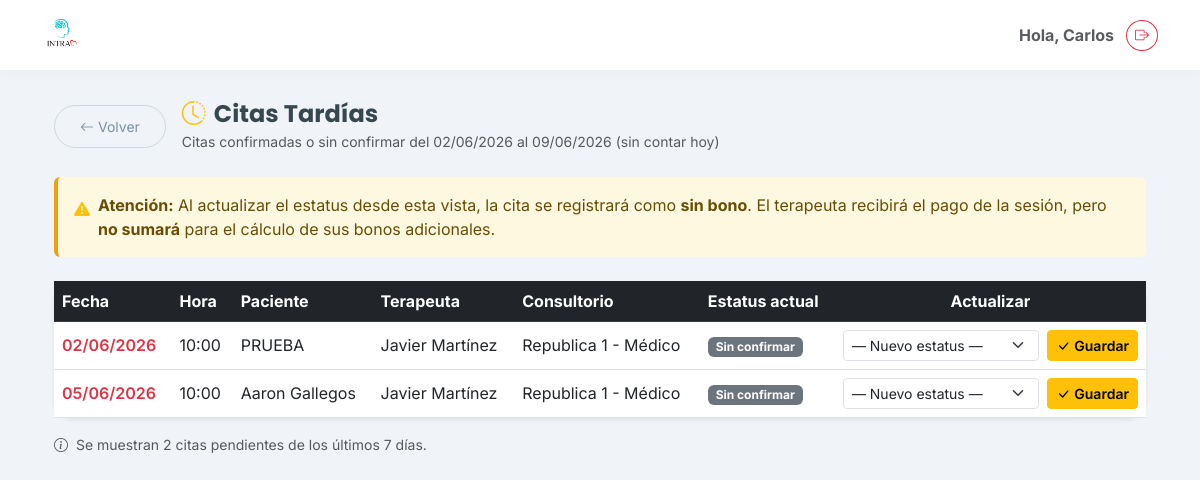
/citas/tardias/ (signed in), run on the app's committed database.
### clinica/models.py (models this page shows, shortened)
class Cita(models.Model):
    ESTATUS_CONFIRMADA = 'confirmada'
    ESTATUS_SIN_CONFIRMAR = 'sin_confirmar'
    ESTATUS_REAGENDO = 'reagendo'
    ESTATUS_CANCELO = 'cancelo'
    ESTATUS_SI_ASISTIO = 'si_asistio'
    ESTATUS_NO_ASISTIO = 'no_asistio'
    ESTATUS_INCIDENCIA = 'incidencia'
    ESTATUS_CHOICES = [
        (ESTATUS_CONFIRMADA, 'Confirmada'),
        (ESTATUS_SIN_CONFIRMAR, 'Sin confirmar'),
        (ESTATUS_REAGENDO, 'Reagendo'),
        (ESTATUS_CANCELO, 'Cancelo'),
        (ESTATUS_SI_ASISTIO, 'Si asistio'),
        (ESTATUS_NO_ASISTIO, 'No asistio'),
        (ESTATUS_INCIDENCIA, 'Incidencia'),
    ]
    ESTATUS_ACTIVOS = (
        ESTATUS_CONFIRMADA,
        ESTATUS_SIN_CONFIRMAR,
        ESTATUS_INCIDENCIA,
    )
    TIPO_NUEVO = 'N'
    TIPO_REFERIDO = 'R'
    TIPO_SEGUIMIENTO = 'S'
    TIPO_CRISIS = 'C'
    TIPO_PACIENTE_CHOICES = [
        (TIPO_NUEVO, 'Nuevo'),
        (TIPO_REFERIDO, 'Referido'),
        (TIPO_SEGUIMIENTO, 'Seguimiento'),
        (TIPO_CRISIS, 'Crisis'),
    ]
    PAGO_CHOICES = [
        ('Terminal', 'Terminal'),
        ('Transferencia', 'Transferencia'),
        ('Efectivo', 'Efectivo'),
        ('Pase', 'Pase'),
    ]
    paciente = models.ForeignKey(Paciente, on_delete=models.CASCADE, related_name='citas')
    pacientes_adicionales = models.ManyToManyField(
        Paciente,
        blank=True,
        related_name='citas_como_adicional',
    )
    expediente_grupal = models.ForeignKey(
        'ExpedienteGrupal',
        on_delete=models.SET_NULL,
        null=True,
        blank=True,
        related_name='citas',
    )
    fecha = models.DateField()
    hora = models.TimeField()
    tipo_paciente = models.CharField(
        max_length=1,
        choices=TIPO_PACIENTE_CHOICES,
        default=TIPO_SEGUIMIENTO,
    )
    division = models.ForeignKey(Division, on_delete=models.SET_NULL, null=True)
    consultorio = models.ForeignKey(Consultorio, on_delete=models.SET_NULL, null=True)
    servicio = models.ForeignKey(Servicio, on_delete=models.SET_NULL, null=True)
    terapeuta = models.ForeignKey(Terapeuta, on_delete=models.SET_NULL, null=True)
    costo = models.DecimalField(max_digits=10, decimal_places=2, null=True, blank=True)
    metodo_pago = models.CharField(
        max_length=50,
        choices=PAGO_CHOICES,
        null=True,
        blank=True,
    )
    estatus = models.CharField(
        max_length=20,
        choices=ESTATUS_CHOICES,
        default=ESTATUS_SIN_CONFIRMAR,
    )
    folio_fiscal = models.CharField(max_length=100, blank=True, null=True)
    notas = models.TextField(blank=True, null=True)
    sin_bono = models.BooleanField(
        default=False,
        help_text="Si True, la cita se paga al terapeuta pero no suma para el cálculo de bonos adicionales.",
    )
    tiene_descuento = models.BooleanField(
        null=True, blank=True,
        help_text="Indica si el paciente tiene descuento / estudio socioeconómico activo al momento de la cita."
    )
    class Meta:
        verbose_name = "Cita"
        verbose_name_plural = "Citas"
        ordering = ['-fecha', '-hora']

class Paciente(models.Model):
    TIPO_CONTACTO_CHOICES = [
        ('propio', 'Propio'),
        ('madre', 'Madre'),
        ('padre', 'Padre'),
        ('pareja', 'Pareja'),
        ('otro', 'Otro'),
    ]
    SEXO_CHOICES = [
        ('Femenino', 'Femenino'),
        ('Masculino', 'Masculino'),
    ]
    usuario = models.OneToOneField(User, on_delete=models.SET_NULL, null=True, blank=True, related_name='perfil_paciente')
    nombre = models.CharField(max_length=200, verbose_name="Nombre Completo")
    fecha_nacimiento = models.DateField(verbose_name="Fecha de Nacimiento")
    nombre_normalizado = models.CharField(max_length=200, blank=True, editable=False)
    sexo = models.CharField(
        max_length=20,
        choices=SEXO_CHOICES,
        default='Femenino',
        verbose_name="Sexo"
    )
    telefono = models.CharField(max_length=20, verbose_name="Teléfono (WhatsApp)")
    identidad_contacto = models.CharField(max_length=20, choices=TIPO_CONTACTO_CHOICES, default='propio')
    servicio_inicial = models.ForeignKey('Servicio', on_delete=models.SET_NULL, null=True, verbose_name="Servicio Inicial")
    consentimiento_firmado = models.FileField(upload_to='documentos/', blank=True, null=True)
    estudio_socioeconomico = models.FileField(upload_to='documentos/', blank=True, null=True)
    apertura_expediente = models.FileField(upload_to='documentos/', blank=True, null=True)
    resumen_clinico = models.TextField(blank=True, null=True)
    empresa = models.ForeignKey(
        'Empresa', on_delete=models.SET_NULL, null=True, blank=True,
        related_name='pacientes'
    )
    division = models.ForeignKey(
        'Division', on_delete=models.SET_NULL, null=True, blank=True,
        related_name='pacientes', verbose_name='División'
    )
    pacientes_relacionados = models.ManyToManyField('self', blank=True, symmetrical=True)
    enlace_resultados = models.URLField(blank=True, null=True)
    fecha_registro = models.DateTimeField(auto_now_add=True)
    def __str__(self):
        return self.nombre
    class Meta:
        verbose_name = "Paciente"
        verbose_name_plural = "Pacientes"

class Terapeuta(models.Model):
    usuario = models.OneToOneField(User, on_delete=models.SET_NULL, null=True, blank=True, related_name='perfil_terapeuta')
    nombre = models.CharField(max_length=100)
    activo = models.BooleanField(default=True)
    def __str__(self):
        return self.nombre

class Consultorio(models.Model):
    SEDE_CHOICES = [
        ('republica',      'República'),
        ('morelos',        'Morelos'),
        ('colinas',        'Colinas'),
        ('trabajo_social', 'Trabajo Social'),
        ('zoom',           'Zoom / Online'),
        ('externo',        'Externo'),
    ]
    nombre = models.CharField(max_length=100)
    sede   = models.CharField(max_length=20, choices=SEDE_CHOICES, null=True, blank=True)
    activo = models.BooleanField(default=False)
    def __str__(self):
        return self.nombre

### clinica/views.py (the view, shortened to what this page needs)
# urls.py: path('citas/tardias/', clinica_views.citas_tardias, name='citas_tardias'),
@login_required
def citas_tardias(request):
    if not (request.user.is_staff or request.user.is_superuser):
        return redirect('home')
    hoy = date.today()
    desde = hoy - timedelta(days=7)
    ESTATUS_VALIDOS = {
        Cita.ESTATUS_SI_ASISTIO:    'Si asistió',
        Cita.ESTATUS_NO_ASISTIO:    'No asistió',
        Cita.ESTATUS_CANCELO:       'Canceló',
        Cita.ESTATUS_INCIDENCIA:    'Incidencia',
    }
    citas_qs = (
        Cita.objects
        .filter(
            fecha__gte=desde,
            fecha__lt=hoy,
            estatus__in=[Cita.ESTATUS_CONFIRMADA, Cita.ESTATUS_SIN_CONFIRMAR],
        )
        .select_related('paciente', 'terapeuta', 'consultorio')
        .order_by('fecha', 'hora')
    )
    return render(request, 'clinica/citas_tardias.html', {
        'citas': citas_qs,
        'estatus_opciones': ESTATUS_VALIDOS,
        'desde': desde,
        'hoy': hoy,
    })

### clinica/templates/clinica/citas_tardias.html (shortened to what this page needs)
{% extends 'clinica/base.html' %}
{% block content %}
<div class="container mt-4 mb-5">
    <div class="d-flex align-items-center gap-3 mb-4">
        <a href="{% url 'home' %}" class="btn btn-outline-secondary btn-sm">
            <i class="bi bi-arrow-left me-1"></i>Volver
        </a>
        <div>
            <h4 class="mb-0 fw-bold">
                <i class="bi bi-clock-history me-2 text-warning"></i>Citas Tardías
            </h4>
            <small class="text-muted">
                Citas confirmadas o sin confirmar del {{ desde|date:"d/m/Y" }} al {{ hoy|date:"d/m/Y" }} (sin contar hoy)
            </small>
        </div>
    </div>
    <div class="alert alert-warning border-0 d-flex gap-2 align-items-start mb-4" style="background:#fff8e1; border-left:4px solid #f59e0b !important; border-left-style:solid !important;">
        <i class="bi bi-exclamation-triangle-fill text-warning mt-1"></i>
        <div>
            <strong>Atención:</strong> Al actualizar el estatus desde esta vista, la cita se registrará
            como <strong>sin bono</strong>. El terapeuta recibirá el pago de la sesión, pero
            <strong>no sumará</strong> para el cálculo de sus bonos adicionales.
        </div>
    </div>
    {% if citas %}
    <div class="card border-0 shadow-sm">
        <div class="card-body p-0">
            <div class="table-responsive">
                <table class="table table-hover align-middle mb-0">
                    <thead class="table-dark">
                        <tr>
                            <th>Fecha</th>
                            <th>Hora</th>
                            <th>Paciente</th>
                            <th>Terapeuta</th>
                            <th>Consultorio</th>
                            <th>Estatus actual</th>
                            <th class="text-center">Actualizar</th>
                        </tr>
                    </thead>
                    <tbody>
                        {% for cita in citas %}
                        <tr>
                            <td class="fw-semibold text-danger">{{ cita.fecha|date:"d/m/Y" }}</td>
                            <td>{{ cita.hora|time:"H:i" }}</td>
                            <td>{{ cita.paciente }}</td>
                            <td>{{ cita.terapeuta|default:"—" }}</td>
                            <td>{{ cita.consultorio|default:"—" }}</td>
                            <td>
                                {% if cita.estatus == 'confirmada' %}
                                    <span class="badge bg-success">Confirmada</span>
                                {% else %}
                                    <span class="badge bg-secondary">Sin confirmar</span>
                                {% endif %}
                            </td>
                            <td>
                                <form method="post" class="d-flex gap-2 align-items-center justify-content-center">
                                    <select name="estatus" class="form-select form-select-sm" style="min-width:150px;" required>
                                        <option value="">— Nuevo estatus —</option>
                                    </select>
                                    <button type="submit" class="btn btn-sm btn-warning fw-semibold text-nowrap">
                                        <i class="bi bi-check-lg me-1"></i>Guardar
                                    </button>
                                </form>
                            </td>
                        </tr>
                        {% endfor %}
                    </tbody>
                </table>
            </div>
        </div>
    </div>
    <p class="text-muted mt-3 small">
        <i class="bi bi-info-circle me-1"></i>
        Se muestran {{ citas|length }} cita{{ citas|length|pluralize }} pendiente{{ citas|length|pluralize }} de los últimos 7 días.
    </p>
    {% endif %}
</div>
{% endblock %}

### clinica/templates/clinica/base.html (shortened to what this page needs)
{% load static %}
<!DOCTYPE html>
<html lang="es">
<head>
    <link href="https://cdn.jsdelivr.net/npm/bootstrap@5.3.0/dist/css/bootstrap.min.css" rel="stylesheet">
    <link rel="stylesheet" href="https://cdn.jsdelivr.net/npm/bootstrap-icons@1.10.5/font/bootstrap-icons.css">
</head>
<body>
    <nav class="navbar navbar-expand-lg fixed-top">
        <div class="container">
            <a class="navbar-brand d-flex align-items-center" href="{% url 'home' %}">
               <img src="{% static 'clinica/images/logo.png' %}" alt="Logo INTRA" class="me-2">
            </a>
            <div class="d-flex align-items-center gap-2">
                <span class="me-1 text-muted fw-bold d-none d-md-block">
                    Hola, {{ user.username|title }}
                </span>
<form action="{% url 'logout' %}" method="post">
                    <button type="submit" class="btn btn-outline-danger btn-sm rounded-circle" title="Cerrar Sesión">
                        <i class="bi bi-box-arrow-right"></i>
                    </button>
                </form>
            </div>
        </div>
    </nav>
    <div class="container" style="margin-top: 100px;">
        {% block content %}
        {% endblock %}
    </div>
</body>
<link href="https://cdn.jsdelivr.net/npm/select2@4.1.0-rc.0/dist/css/select2.min.css" rel="stylesheet" />
<link rel="stylesheet" href="https://cdn.jsdelivr.net/npm/select2-bootstrap-5-theme@1.3.0/dist/select2-bootstrap-5-theme.min.css" />
</html>

### clinica/templates/clinica/base.html (style rules this page uses)
:root { --intra-primary: #26C6DA; --intra-secondary: #EF5350; --intra-dark: #37474F; --intra-light: #F0F4F8; --intra-white: #FFFFFF; }
body { background-color: var(--intra-light); font-family: 'Inter', sans-serif; color: var(--intra-dark); }
h1, h2, h3, h4, h5, .navbar-brand { font-family: 'Poppins', sans-serif; }
.btn-outline-secondary { border-color: #CFD8DC; color: #78909C; border-radius: 50px; padding: 10px 25px; }
.card { border: none; border-radius: 20px; box-shadow: 0 10px 30px rgba(0,0,0,0.05); }
.navbar { background-color: var(--intra-white); box-shadow: 0 2px 15px rgba(0,0,0,0.03); padding-top: 10px; padding-bottom: 10px; }
.navbar-brand img { height: 40px; width: auto; }

### data on the page
Cita: fecha "02/06/2026", hora "10:00", paciente "PRUEBA", terapeuta "Javier Martínez", consultorio "Republica 1 - Médico", estatus "Sin confirmar"
Cita: fecha "05/06/2026", hora "10:00", paciente "Aaron Gallegos", terapeuta "Javier Martínez", consultorio "Republica 1 - Médico", estatus "Sin confirmar"

### other printed values
{{ user.username|title }} "Carlos"
{{ citas|length }} "2"
